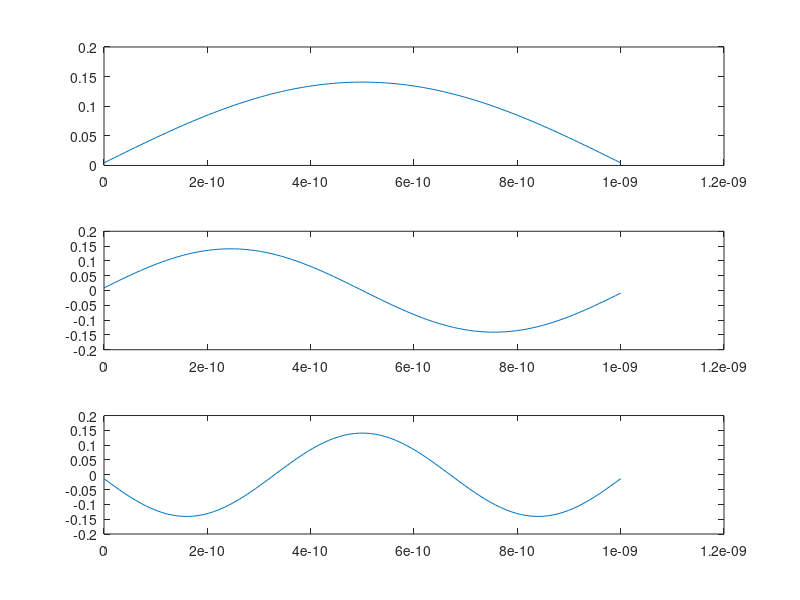

Here is the MATLAB script that generated this plot:
% Program to calculate the lowest eigenvalues and eigenfunctions of the 1D Schrödinger equation using finite-difference methods.
% Author : Navaneeth_S.B
% Date: January 2025
% Description: This script solves the 1D Schrödinger equation numerically
%              and computes the eigenvalues and eigenfunctions using 
%              finite-difference methods.
% LinkedIn : https://www.linkedin.com/in/navaneeth-shetty-b-8b7536318/

% Constants
m = 9.1e-31;                   % Mass of particle (electron) in Kg
hcut = 1.0546e-34;              % Reduced plank's constant in J.s

% Discretization parameter
L = 1e-9;                      % Interval length (domain)
N = 100;                       % No. of grid points.
x = linspace(0, L, N);         % coordinate vector
dx = L/N ;                     % coordinate setup (grid spacing)

%Two-point finite difference representation of Derivative. 
D = (diag(ones((N-1),1),1) - diag(ones((N-1),1),-1)) / (2*dx);

% Boundary condition for D matrix
% modifying D so that it is consistent with f(0) = f(L) = 0
D(1, 1) = 0; D(1, 2) = 0; D(2, 1) = 0;
D(N, N-1) = 0; D(N, N) = 0;

% Laplacian operator usins three point difference method
Lap = (diag(ones((N-1),1),-1) - 2*diag(ones(N,1),0) ...
    + diag(ones((N-1),1),1)) / (dx*2);

% Kinetic energy operator
T = -((hcut^2)/(2*m))*Lap;

% Potential energy operator (infinite potential well)
U_diag = zeros(N, 1); % Modify this to add potential terms
U = diag(U_diag);

% Hamiltonian operator
H = T + U; 

% Solve eigenvalue problem
[eigenfunction , eigenvalue] = eig(H); %this gives us eigenvalue and function from H
E = diag(eig(H));
Eev = E/(1.6e-19); 
% plot first three eigen functions
for n = 1:3
    subplot(3,1,n);
    plot(x, eigenfunction(:,n));
end